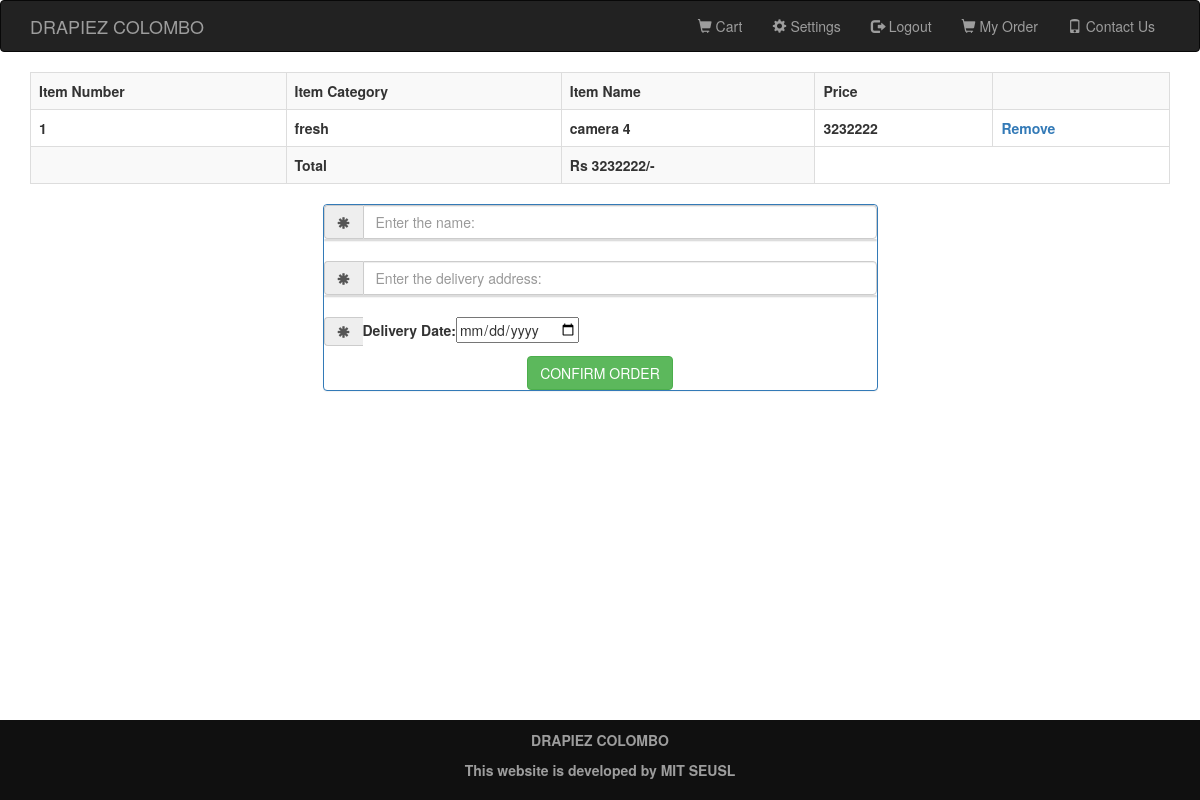
Screenshot of /flowershop/cart.php (signed in) with the database file from the repository.
### tables this page shows
CREATE TABLE `cart` (
  `id` int(10) NOT NULL,
  `customer_id` int(10) NOT NULL,
  `customer_name` varchar(100) NOT NULL,
  `category` varchar(100) NOT NULL,
  `item` varchar(100) NOT NULL,
  `price` int(10) NOT NULL
);

### flowershop/cart.php (the view, shortened to what this page needs)
<?php
    require 'connection.php';
    $user_id=$_SESSION['id'];
    ?>
<!DOCTYPE html>
<html>
    <head>
        <link rel="stylesheet" href="bootstrap/css/bootstrap.min.css" type="text/css">
        <link rel="stylesheet" href="css/style.css" type="text/css">
    </head>
    <body>
        <div>
            <?php
               require 'header.php';
            ?>
            <br>
			<div class="container">
                <table class="table table-bordered table-striped">
                    <tbody>
                        <tr>
                            <th>Item Number</th><th>Item Category</th><th>Item Name</th><th>Price</th><th></th>
                        </tr>
                       <?php
					   $user_cart_query= "SELECT * from cart WHERE customer_id='$user_id'";
                        $user_cart_result=mysqli_query($con,$user_cart_query) or die(mysqli_error($con));
						$summ=0;
                       while($row=mysqli_fetch_array($user_cart_result)){
                           $summ=$summ+$row['price'];
                        $counter=1;
                         ?>
                        <tr>
                            <th><?php echo $counter ?></th>
							<th><?php echo $row['category']?></th>
							<th><?php echo $row['item']?></th>
							<th><?php echo $row['price']?></th>
                            <th><a href='cart_add.php?remove=true&del_id=<?php echo $row['id'] ?>'>Remove</a></th>
                        </tr>
                       <?php $counter=$counter+1;}?>
                        <tr>
                            <th></th><th>Total</th><th>Rs <?php echo $summ;?>/-</th>
                        </tr>
                    </tbody>
                </table>
            </div>
			<div class="container">
                <div class="row">
                    <div class="col-xs-6 col-xs-offset-3">
                        <div class="panel panel-primary">
			<form method="GET" action="cart_add.php?">
				<div class="searchBox input-group">
				<span class="input-group-addon"><i class="glyphicon glyphicon-asterisk"></i></span>
				<input id="text" type="text" class="inputBox form-control" name="receiver_name" placeholder="Enter the name:" required="" />
				</div>
				<div class="panel panel-default">
				</div>
				<div class="searchBox input-group">
				<span class="input-group-addon"><i class="glyphicon glyphicon-asterisk"></i></span>
				<input id="text" type="text" class="inputBox form-control" name="delivery_address" placeholder="Enter the delivery address:" required="" />
				</div>
				<div class="panel panel-default">
				</div>
				<div class="searchBox input-group">
				<span class="input-group-addon"><i class="glyphicon glyphicon-asterisk"></i></span>
				<label for="birthday">Delivery Date:</label>
				<input type="date" id="delivery_date" name="delivery_date">
				</div>
				<center>
				<div style="margin-top:10px">
				<button  name="search" class="btn btn-success" >CONFIRM ORDER</button>
				</div>
				</center>
				</form>
			</div></div></div></div>
            <br><br><br><br><br><br><br><br><br><br>
            <footer class="footer">
               <div class="container">
                <center>
                   <p>DRAPIEZ COLOMBO</p>
                   <p>This website is developed by MIT SEUSL</p>
               </center>
               </div>
           </footer>
        </div>
    </body>
</html>

### flowershop/css/style.css (style rules this page uses)
footer { background-color:#101010; color:#9d9d9d; font-size:14px; font-weight:bold; padding:10px; bottom:0; }
html { min-height:100%; position:relative; }
.footer { position: absolute; bottom:0; right:0; left:0; }

### rows the page displays
cart: counter "1", category "fresh", item "camera 4", price "3232222"

### other values shown
$summ "3232222"
